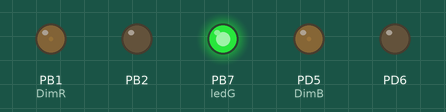
Bench run of a program on a simulated ATmega328P, built with avr-gcc and emulated at 8 MHz. On the bench: output pins drawn as LEDs (lit = HIGH).

Above: at 0.15 s.
Timing chart, 0 to 40.0 s (numbered marks = the images above):
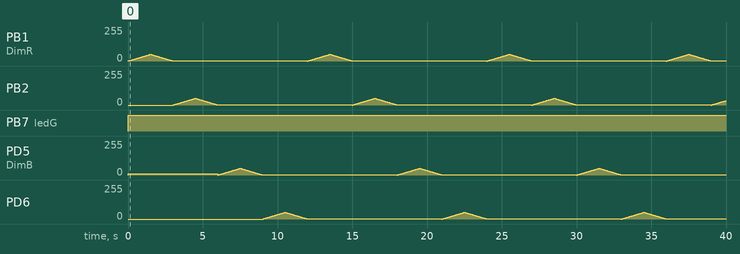

The program:

main.c
```c
#define F_CPU 8000000UL //must be defined b4 #include<util/delay.h>

#include <avr/io.h>
#include <util/delay.h>
#include <avr/interrupt.h>
#include <stdbool.h>

#define DimR 1 // PB1
#define DimG 2 // PB2
#define DimB 5 // PD5
#define DimW 6 // PD6

#define ledG 7 // PB7

#define BV(bit) (1 << bit)
#define stb(byte, bit) (byte |= BV(bit))
#define clb(byte, bit) (byte &= ~BV(bit))
#define tgb(byte, bit) (byte ^= BV(bit))

void setupOutput()
{
    DDRB |= (1 << DimR)|(1 << DimG)|(1 << ledG);
    DDRD |= (1 << DimB)|(1 << DimW);
}

void setupPWMOC1A_B()
{
    //page 131 of atmega328p datasheet
    TCCR1A |= (1 << COM1A1); // Clear OC1A on Compare Match
    TCCR1A |= (1 << COM1B1); // Clear OC1B on Compare Match

    TCCR1A |= (1 << WGM10); //MOO: Fast PWM, 8-bit
    TCCR1B |= (1 << WGM12); //MOO: Fast PWM, 8-bit

    TCCR1B |= (1 << CS10); //clk/1 (No prescaling)

    TCNT1L = 0xFF; // set value to compare OCR1x too

    OCR1AL = 0x00; // set OCR1AL to... //in charge of DimR

    OCR1BL = 0x00; // set OCR1BL to... //in charge of DimG
}

void setupPWMOC0A_B()
{
    //page 131 of atmega328p datasheet
    TCCR0A |= (1 << COM0A1); // Clear OC0A on Compare Match
    TCCR0A |= (1 << COM0B1); // Clear OC0B on Compare Match

    TCCR0A |= (1 << WGM00)|(1 << WGM01); //MOO: Fast PWM, 8-bit

    TCCR0B |= (1 << CS00); //clk/1 (No prescaling)

    TCNT0  = 0xFF; // set value to compare OCR1x too

    OCR0B = 0x00; // set OCR0B to... //in charge of DimB

    OCR0A = 0x00; // set OCR0A to... //in charge of DimW
}

void colorSet(int *color) // pointer to int Array[4] that contains {red,green,blue,white}
{
    OCR1AL = color[0];//red
    OCR1BL = color[1];//green
    OCR0B  = color[2];//blue
    OCR0A  = color[3];//white
}

void testCycle(int max, int *colorArray)
{
    int i;
    //RED
    for(i=0; i<max; i++)
    {
        colorArray[0]=i;
        colorSet(colorArray);
        _delay_ms(30);
    }
    for(i=max; i>0; i--)
    {
        colorArray[0]=i;
        colorSet(colorArray);
        _delay_ms(30);
    }
    //GREEN
    for(i=0; i<max; i++)
    {
        colorArray[1]=i;
        colorSet(colorArray);
        _delay_ms(30);
    }
    for(i=max; i>0; i--)
    {
        colorArray[1]=i;
        colorSet(colorArray);
        _delay_ms(30);
    }
    //BLUE
    for(i=0; i<max; i++)
    {
        colorArray[2]=i;
        colorSet(colorArray);
        _delay_ms(30);
    }
    for(i=max; i>0; i--)
    {
        colorArray[2]=i;
        colorSet(colorArray);
        _delay_ms(30);
    }
    //WHITE
    for(i=0; i<max; i++)
    {
        colorArray[3]=i;
        colorSet(colorArray);
        _delay_ms(30);
    }
    for(i=max; i>0; i--)
    {
        colorArray[3]=i;
        colorSet(colorArray);
        _delay_ms(30);
    }
}

void rainbowCycle(int brightness, int *colorArray)
{
    int brightnessScale=brightness/255;
    int i;
    //RED
    for(i=0; i<360; i++)
    {
        colorArray[0] = (0xFF)*(brightnessScale); //set red max
        colorSet(colorArray);
        _delay_ms(30);
    }
    /*
    int brightnessScale=brightness/255;
    int degree;
    colorArray[3] = 0x00; //turn white off
    for(degree = 0; degree>360; degree++)
    {
        colorArray[0] = (0xFF)*(brightnessScale); //set red max
        colorSet(colorArray);
        /*
        if(degree < 60)
        {
            color[0] = (0xFF)*(brightnessScale); //set red max
            color[2] = (0x00); //turn blue off
            color[1] = (degree/59)*(brightnessScale); // incriment green 0-255 based on current degree
        }
        else if(degree < 120)
        {
            color[1] = (0xFF)*(brightnessScale); //set green max
            color[2] = (0x00); //turn blue off
            color[0] = ((119-degree)/59)*(brightnessScale); // decriment red to 0-255 based on current degree
        }
        else if(degree < 180)
        {
            color[1] = (0xFF)*(brightnessScale); //set green max
            color[0] = (0x00); //turn red off
            color[2] = ((degree-120)/59)*(brightnessScale); // incriment blue 0-255 based on current degree
        }
        else if(degree < 240)
        {
            color[2] = (0xFF)*(brightnessScale); //set blue max
            color[0] = (0x00); //turn red off
            color[1] = ((239-degree)/59)*(brightnessScale); // decriment green to 0-255 based on current degree
        }
        else if(degree < 300)
        {
            color[2] = (0xFF)*(brightnessScale); //set blue max
            color[1] = (0x00); //turn green off
            color[0] = ((degree-240)/59)*(brightnessScale); // incriment red 0-255 based on current degree
        }
        else if(degree <= 360)
        {
            color[0] = (0xFF)*(brightnessScale); //set red max
            color[1] = (0x00); //turn green off
            color[2] = ((360-degree)/59)*(brightnessScale); // decriment blue to 0-255 based on current degree
        }
    }
*/
}

int main()
{
    setupPWMOC1A_B();
    setupPWMOC0A_B();
    setupOutput();

    stb(PORTB, ledG);

    int red = 0x07;
    int green = 0x00;
    int blue = 0x09;
    int white = 0x00;

    int colorArray[] = {red,green,blue,white};

    int brightness= 50; // value 0-255 that dictates max brightness

    while(1)
    {
    // colorSet(colorArray);
     testCycle(brightness, colorArray);
    // rainbowCycle(brightness, colorArray);
    }

    return 0;
}
```

Measured:
- by itself, PB7 (ledG): LOW → HIGH at 0.00 s
